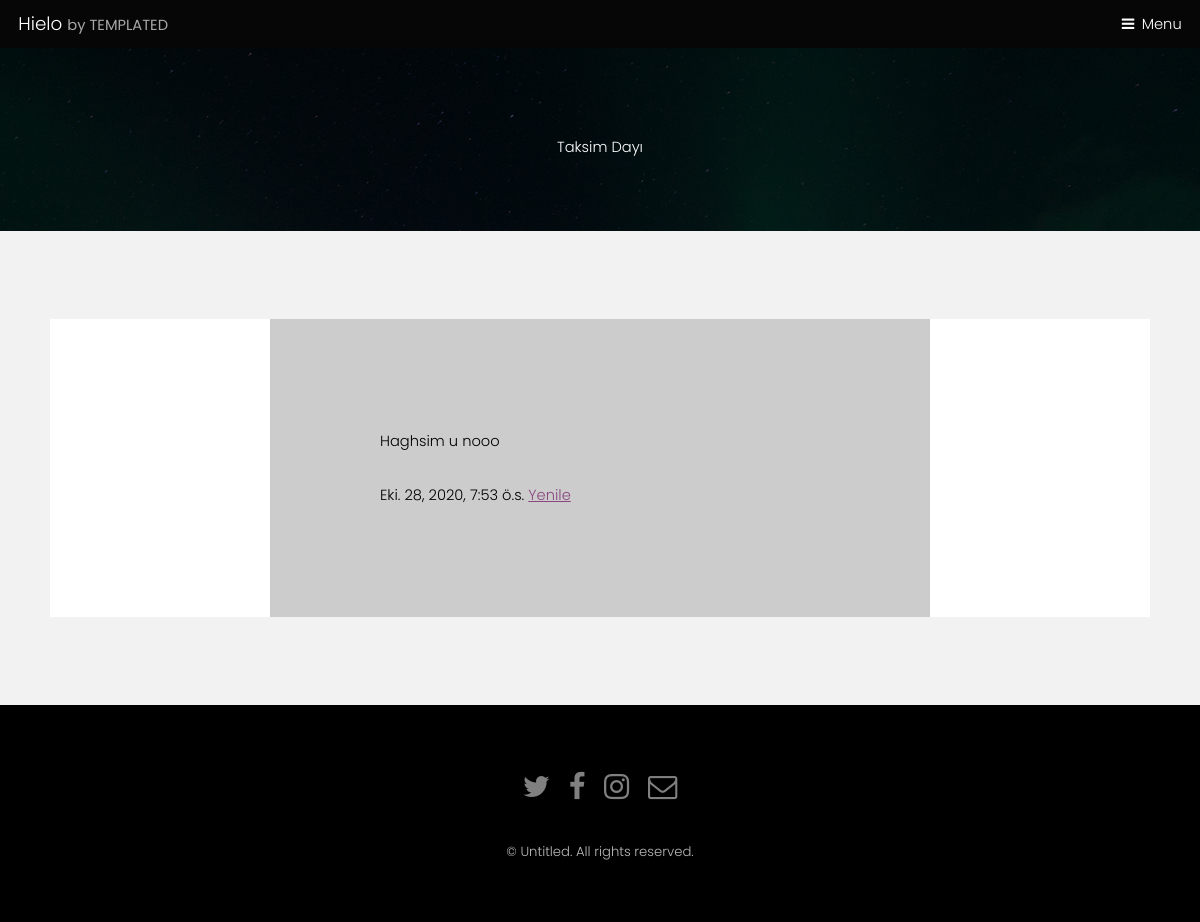
Screenshot of /blog/detay/2 with the database file from the repository.
### blog/models.py (models this page shows, shortened)
class GonderiModel(models.Model):
    yazar = models.ForeignKey("auth.User",on_delete=models.CASCADE)
    baslik = models.CharField(max_length=200,verbose_name="Başlık")
    yazi = models.TextField(verbose_name="Blog Metni")
    olus_zaman = models.DateTimeField(default=timezone.now,verbose_name="Oluşturma Zamanı")
    yayim_zaman = models.DateTimeField(blank=True,null=True,verbose_name="Yayımlanma Zamanı")
    resim = models.ImageField(upload_to="resimler/",default="0")

### blog/views.py (the view)
# urls.py: path('detay/<int:pk>',views.gonderiDetay,name="gonderiDetay"),
def gonderiDetay(request,pk):
    gonderi = get_object_or_404(GonderiModel,pk=pk)
    return render(request,"blog/gonderidetay.html",{"gonderi":gonderi})

### templates/blog/gonderidetay.html (shortened to what this page needs)
{% extends '../generic.html' %}
{% block header %}
						<h1> {{gonderi.baslik}}</h1>
						{% endblock %}
	{% block content %}
    <span style="color:#000">
<p> {{gonderi.yazi}}</p>
{{gonderi.olus_zaman}}
</span>
<a href="{% url 'gonderListe' %}"> Yenile </a>
<br>
{% endblock %}

### static/assets/css/main.css (style rules this page uses)
html, body, div, span, applet, object, iframe, h1, h2, h3, h4, h5, h6, p, blockquote, pre, a, abbr, acronym, address, big, cite, code, del, dfn, em, img, ins, kbd, q, s, samp, small, strike, strong, sub, sup, tt, var, b, u, i, center, dl, dt, dd, ol, ul, li, fieldset, form, label, legend, table, caption, tbody, tfoot, thead, tr, th, td, article, aside, canvas, details, embed, figure, figcaption, footer, header, hgroup, menu, nav, output, ruby, section, summary, time, mark, audio, video { margin: 0; padding: 0; border: 0; font-size: 100%; font: inherit; vertical-align: baseline; }
body { line-height: 1; }
body { -webkit-text-size-adjust: none; }
*, *:before, *:after { -moz-box-sizing: border-box; -webkit-box-sizing: border-box; box-sizing: border-box; }
body { -ms-overflow-style: scrollbar; }
body { background: #fff; }
html { font-size: 13pt; }
@media screen and (max-width: 1680px) { html { font-size: 11pt; } }
@media screen and (max-width: 1280px) { html { font-size: 11pt; } }
body { background-color: #fff; color: #444; }
body, input, select, textarea { font-family: "Poppins", sans-serif; font-weight: 300; font-size: 1rem; line-height: 1.65; }
a { text-decoration: underline; }
p { margin: 0 0 2rem 0; }
h1, h2, h3, h4, h5, h6 { font-weight: 300; line-height: 1.5; margin: 0 0 1rem 0; }
a { color: #8a4680; }
h1, h2, h3, h4, h5, h6 { color: #555; }
.wrapper.style2 a { color: #8a4680; }
.wrapper.style3 h1, .wrapper.style3 h2, .wrapper.style3 h3, .wrapper.style3 h4, .wrapper.style3 h5, .wrapper.style3 h6 { color: #ffffff; }
body.subpage { padding-top: 3.25em; }

### rows the page displays
GonderiModel: baslik "Taksim Dayı", yazi "Haghsim u nooo", olus_zaman "Eki. 28, 2020, 7:53 ö.s."
